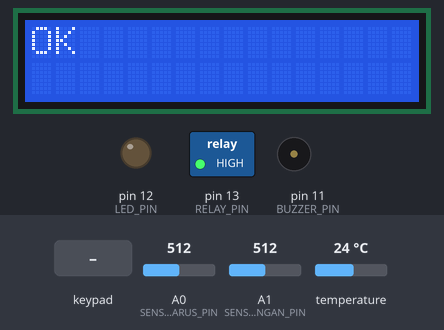
A sketch run on a simulated Arduino Uno, built with avr-gcc and run on an emulated ATmega328P. Parts: 16×2 character LCD, switched loads named in the sketch (green lamp = pin HIGH), output pins drawn as LEDs (lit = HIGH), buzzer (waves = sounding, pin HIGH). Dashed ring = blinking. Inputs (shaded band) come from the test bench; at power-on: temperature 24 °C, A0 (SENSOR_ARUS_PIN) = 512, A1 (SENSOR_TEGANGAN_PIN) = 512. What the sketch prints to the serial monitor is not drawn.

Above: at 4.4 s.
4.5 s: key 'B' pressed
At 5.6 s:
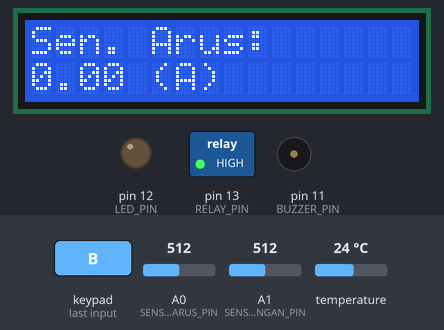
8.1 s: temperature set to 31.4 °C
11.7 s: temperature set to 32.4 °C
At 14.6 s:
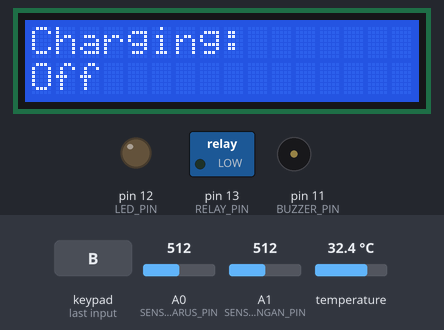
14.7 s: keypad keys 1 0 9 8 7 D pressed 0.786 s apart
At 17.4 s:
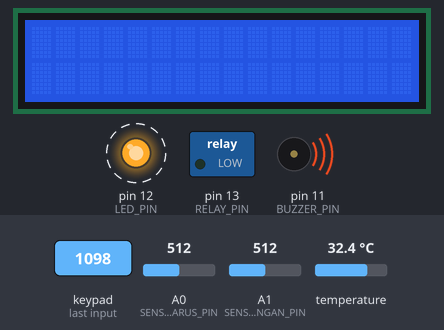
20.9 s: keypad keys 6 5 4 3 # pressed 0.786 s apart
At 23.5 s:
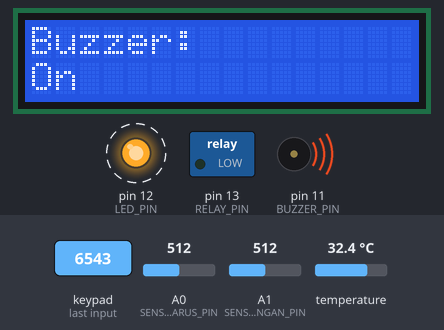
26.3 s: temperature set to 12 °C
At 28.4 s:
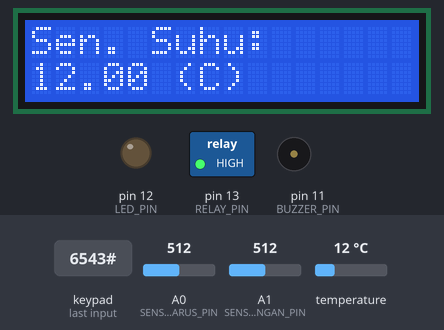
Timing chart, 0 to 29.9 s (numbered marks = the images above; inputs shaded):
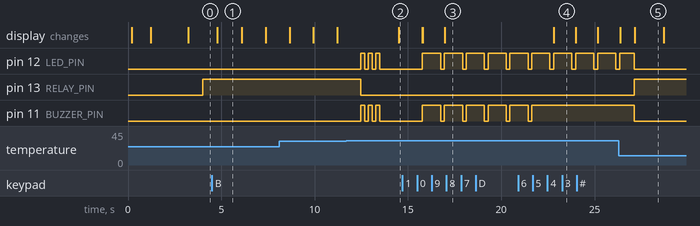

The sketch:

sketch_jun13a.ino
```cpp
#include "ACS712.h"
#include "OneWire.h"
#include "DallasTemperature.h"
#include "LiquidCrystal_I2C.h"
#include "Keypad.h"
#include <Wire.h>

//defenisi parameter batterai
#define TEGANGAN_MAX 13         //volt
#define ARUS_MAX 4               //Amphere
#define SUHU_MAX 32               //celcius

//definisi pin output
#define RELAY_PIN 13
#define LED_PIN 12
#define BUZZER_PIN 11

//definisi pin 2 sensor input
#define SENSOR_TEGANGAN_PIN A1
#define SENSOR_ARUS_PIN A0
#define SENSOR_SUHU_PIN 2

//definisi jumlah IO sensor
#define JML_OUTPIN 3
#define JML_INPIN 2

//definisikan parameter sensor tegangan
#define R1 30000
#define R2 7500
#define V_REFF 5.0

//definisi alamat LCD
#define alamatLCD 0x27

#define NOTHING 254

//setting KEYPAD
const byte ROWS = 4; //four rows
const byte COLS = 4; //four columns
//define the cymbols on the buttons of the keypads
char hexaKeys[ROWS][COLS] = {
  {'1', '2', '3', 'A'},
  {'4', '5', '6', 'B'},
  {'7', '8', '9', 'C'},
  {'*', '0', '#', 'D'}
};
byte rowPins[ROWS] = {10, 9, 8, 7}; //connect to the row pinouts of the keypad
byte colPins[COLS] = {6, 5, 4, 3}; //connect to the column pinouts of the keypad

//initialize an instance of class NewKeypad
Keypad kypad = Keypad( makeKeymap(hexaKeys), rowPins, colPins, ROWS, COLS);
char stateKeypad, customKey;

//setting sensor arus                                   //setting sensor arus
ACS712 sensorArus(ACS712_30A, SENSOR_ARUS_PIN);

//setting sensor suhu                                   //setting sensor suhu
OneWire suhuWire(SENSOR_SUHU_PIN);
DallasTemperature sensorSuhu(&suhuWire);

//setting LCD
LiquidCrystal_I2C lcd(alamatLCD, 16, 2);                     //setting LCD
byte switchTampil = 0;

//alaram state
byte alarmState = 0;
boolean alarmBuzzer = 0;

enum komponen_output {
  relay = 0,
  led,
  buzzer
};
enum komponen_input {
  tegangan = 0,
  arus,
  suhu
};
enum onoff {
  off = 0,
  on,
};

typedef struct
{
  byte pin[JML_OUTPIN];
  float data[JML_OUTPIN];
} inout;

inout output;
inout input;

void setup() {
  // put your setup code here, to run once:

  Serial.begin(9600);

  //INIT_PIN
  ioInit();

  pinMode(output.pin[relay], OUTPUT);
  pinMode(output.pin[led], OUTPUT);
  pinMode(output.pin[buzzer], OUTPUT);
  pinMode(input.pin[tegangan], INPUT);
  pinMode(input.pin[arus], INPUT);

  //kalibrasi sensor arus
  sensorArus.calibrate();


  //sensor suhu start
  sensorSuhu.begin();

  //LCD Start
  lcd.begin();
  // Turn on the blacklight and print a message.
  lcd.backlight();
  lcd.print("     POLTEK");
  lcd.setCursor(0, 1);
  lcd.print("   BALIKPAPAN");
  delay(1000);
  lcd.clear();
  lcd.print("     TEKNIK");
  lcd.setCursor(0, 1);
  lcd.print("MESIN-ALAT BERAT");
  delay(2000);
  lcd.clear();

  lcd.print("OK");

  output.data[relay] = on;
  output.data[led] = on;
  output.data[buzzer] = on;
}

void loop() {
  customKey = kypad.getKey();

  if (customKey) {
    Serial.println(customKey);
    if (customKey == 'D')
      alarmBuzzer = 1;
    else
      stateKeypad = customKey;
    lcd.clear();
  }

  if (stateKeypad == '1')
  {
    switchTampil = 0;
    tampilDataLCD();
  }
  else if (stateKeypad == '2' || stateKeypad == 'D')
  {
    switchTampil = 1;
    tampilDataLCD();
  }
  else if (stateKeypad == '3' || stateKeypad == 'D')
  {
    switchTampil = 2;
    tampilDataLCD();
  }
  else if (stateKeypad == 'A' || stateKeypad == 'D')
  {
    lcd.clear();
    tampilDataLCD();
    switchTampil++;
    if (switchTampil > 2)
      switchTampil = 0;
    delay(500);
  }
  else if (stateKeypad == '4' || stateKeypad == 'D')
  {
    switchTampil = 3;
    tampilDataLCD();
  }
  else if (stateKeypad == '5' || stateKeypad == 'D')
  {
    switchTampil = 4;
    tampilDataLCD();
  }
  else if (stateKeypad == '6' || stateKeypad == 'D')
  {
    switchTampil = 5;
    tampilDataLCD();
  }
  else if (stateKeypad == 'B' || stateKeypad == 'D')
  {
    lcd.clear();
    tampilDataLCD();
    switchTampil++;
    if (switchTampil > 5)
      switchTampil = 3;
    delay(500);
  }


  inRun();
  if (input.data[tegangan] > TEGANGAN_MAX)
    alarmState |= 0b00000001;
  else
    alarmState &= 0 << 0;
  if (input.data[arus] > ARUS_MAX)
    alarmState |= 0b00000010;
  else
    alarmState &= 0 << 1;
  if (input.data[suhu] > SUHU_MAX)
    alarmState |= 0b00000100;
  else
    alarmState &= 0 << 2;

  outRun();
  alarm();
  Serial.println(alarmState);
}

void tampilDataLCD()
{
  Serial.println("masuk");
  if (alarmState == 0 ||
      alarmState == NOTHING);
  //delay(1000);
  if (alarmState == 0b00000011 ||
      alarmState == 0b00000101 ||
      alarmState == 0b00000110 ||
      alarmState == 0b00000111 )
    delay(100);
  //lcd.clear();
  lcd.setCursor(0, 0);
  switch (switchTampil)
  {
    case 0:
      lcd.print("Sen. Arus: ");
      lcd.setCursor(0, 1);
      lcd.print(input.data[arus]);
      lcd.print(" (A)  ");
      break;
    case 1:
      lcd.print("Sen. Tegangan: ");
      lcd.setCursor(0, 1);
      lcd.print(input.data[tegangan]);
      lcd.print(" (V)  ");
      break;
    case 2:
      lcd.print("Sen. Suhu: ");
      lcd.setCursor(0, 1);
      lcd.print(input.data[suhu]);
      lcd.print(" (C) ");
      break;
    case 3:
      lcd.print("Charging: ");
      lcd.setCursor(0, 1);
      if (output.data[relay] == 1)
        lcd.print("On  ");
      else
        lcd.print("Off");
      break;
    case 4:
      lcd.print("Led: ");
      lcd.setCursor(0, 1);
      if (alarmState > 0)
        lcd.print("On  ");
      else
        lcd.print("Off");
      break;
    case 5:
      lcd.print("Buzzer: ");
      lcd.setCursor(0, 1);
      if (alarmState > 0)
        lcd.print("On  ");
      else
        lcd.print("Off");
      break;
  }
}

void tampilDataLaptop()
{
  Serial.println("**********************");
  Serial.print("Sensor Arus: ");
  Serial.println(input.data[arus]);
  Serial.print("Sensor Tegangan: ");
  Serial.println(input.data[tegangan]);
  Serial.print("Sensor Suhu: ");
  Serial.println(input.data[suhu]);
  Serial.print("Relay Status: ");
  Serial.println(output.data[relay]);
  Serial.print("Led Status: ");
  Serial.println(output.data[led]);
  Serial.print("Buzzer Status: ");
  Serial.println(output.data[buzzer]);
  Serial.println("**********************");
}

void outRun()
{
  for (byte a = 0; a <= JML_OUTPIN; a++)
  {
    if ((alarmState > 0) && (a == buzzer) && (alarmBuzzer == 1));
    else
      digitalWrite(output.pin[a], output.data[a]);
  }
}

void ioInit()
{
  output.pin[relay] = RELAY_PIN;
  output.pin[led] = LED_PIN;
  output.pin[buzzer] = BUZZER_PIN;
  input.pin[tegangan] = SENSOR_TEGANGAN_PIN;
  input.pin[arus] = SENSOR_ARUS_PIN;
}

void outTest()
{
  output.data[relay] = on;
  output.data[led] = on;
  output.data[buzzer] = on;
  outRun();
  tampilDataLaptop();
  delay(1000);
  output.data[relay] = off;
  output.data[led] = off;
  output.data[buzzer] = off;
  outRun();
  tampilDataLaptop();
  delay(1000);
}

void inRun()
{
  float temp;
  //baca data sensor arus
  input.data[arus] = sensorArus.getCurrentDC();

  //baca data sensor tegangan
  temp = analogRead(input.pin[tegangan]);
  temp = ((temp * 25.0) / 1024.0);
  input.data[tegangan] = temp;

  //baca data sensor suhu
  sensorSuhu.requestTemperatures();
  input.data[suhu] = sensorSuhu.getTempCByIndex(0);
}


/*
  Frame Alarm
  0b | 0 | 0 | 0 |   0    |    0    |   0
                    suhu  |  arus   | tegangan
*/
void alarm()  //
{
  if (alarmState == 0b00000001)            //tegangan
  {
    Serial.println("masuk tegangan");
    output.data[relay] = off;
    output.data[led] = on;
    output.data[buzzer] = on;
    outRun();
    customKey = kypad.getKey();
    if (customKey)
    {
      Serial.println(customKey);
      if (customKey == 'D')
        alarmBuzzer = 1;
      else
        stateKeypad = customKey;
      lcd.clear();
      goto out;
    }
    delay(200);
    output.data[led] = off;
    output.data[buzzer] = off;
    outRun();
    customKey = kypad.getKey();
    if (customKey)
    {
      Serial.println(customKey);
      if (customKey == 'D')
        alarmBuzzer = 1;
      else
        stateKeypad = customKey;
      lcd.clear();
      goto out;
    }
    delay(1000);
  }
  else if (alarmState == 0b00000010)
  {
    output.data[relay] = off;
    output.data[led] = on;
    output.data[buzzer] = on;
    outRun();
    customKey = kypad.getKey();
    if (customKey)
    {
      Serial.println(customKey);
      if (customKey == 'D')
        alarmBuzzer = 1;
      else
        stateKeypad = customKey;
      lcd.clear();
      goto out;
    }
    delay(200);
    output.data[led] = off;
    output.data[buzzer] = off;
    outRun();
    customKey = kypad.getKey();
    if (customKey)
    {
      Serial.println(customKey);
      if (customKey == 'D')
        alarmBuzzer = 1;
      else
        stateKeypad = customKey;
      lcd.clear();
      goto out;
    }
    delay(200);
    output.data[relay] = off;
    output.data[led] = on;
    output.data[buzzer] = on;
    outRun();
    customKey = kypad.getKey();
    if (customKey)
    {
      Serial.println(customKey);
      if (customKey == 'D')
        alarmBuzzer = 1;
      else
        stateKeypad = customKey;
      lcd.clear();
      goto out;
    }
    delay(200);
    output.data[led] = off;
    output.data[buzzer] = off;
    outRun();
    customKey = kypad.getKey();
    if (customKey)
    {
      Serial.println(customKey);
      if (customKey == 'D')
        alarmBuzzer = 1;
      else
        stateKeypad = customKey;
      lcd.clear();
      goto out;
    }
    delay(1000);
  }
  else if (alarmState == 0b00000100)
  {
    output.data[relay] = off;
    output.data[led] = on;
    output.data[buzzer] = on;
    outRun();
    customKey = kypad.getKey();
    if (customKey)
    {
      Serial.println(customKey);
      if (customKey == 'D')
        alarmBuzzer = 1;
      else
        stateKeypad = customKey;
      lcd.clear();
      goto out;
    }
    delay(200);
    output.data[led] = off;
    output.data[buzzer] = off;
    outRun();
    customKey = kypad.getKey();
    if (customKey)
    {
      Serial.println(customKey);
      if (customKey == 'D')
        alarmBuzzer = 1;
      else
        stateKeypad = customKey;
      lcd.clear();
      goto out;
    }
    delay(200);
    output.data[led] = on;
    output.data[buzzer] = on;
    outRun();
    customKey = kypad.getKey();
    if (customKey)
    {
      Serial.println(customKey);
      if (customKey == 'D')
        alarmBuzzer = 1;
      else
        stateKeypad = customKey;
      lcd.clear();
      goto out;
    }
    delay(200);
    output.data[led] = off;
    output.data[buzzer] = off;
    outRun();
    customKey = kypad.getKey();
    if (customKey)
      goto out;
    delay(200);
    output.data[led] = on;
    output.data[buzzer] = on;
    outRun();
    customKey = kypad.getKey();
    if (customKey)
    {
      Serial.println(customKey);
      if (customKey == 'D')
        alarmBuzzer = 1;
      else
        stateKeypad = customKey;
      lcd.clear();
      goto out;
    }
    delay(200);
    output.data[led] = off;
    output.data[buzzer] = off;
    outRun();
    customKey = kypad.getKey();
    if (customKey)
    {
      Serial.println(customKey);
      if (customKey == 'D')
        alarmBuzzer = 1;
      else
        stateKeypad = customKey;
      lcd.clear();
      goto out;
    }
    delay(1000);
  }
  else if (alarmState == 0b00000011 ||
           alarmState == 0b00000101 ||
           alarmState == 0b00000110 ||
           alarmState == 0b00000111 )
  {
    output.data[relay] = off;
    output.data[led] = on;
    output.data[buzzer] = on;
    outRun();
    customKey = kypad.getKey();
    if (customKey)
    {
      Serial.println(customKey);
      if (customKey == 'D')
        alarmBuzzer = 1;
      else
        stateKeypad = customKey;
      lcd.clear();
      goto out;
    }
    delay(100);
    output.data[led] = off;
    output.data[buzzer] = off;
    outRun();
    customKey = kypad.getKey();
    if (customKey)
    {
      Serial.println(customKey);
      if (customKey == 'D')
        alarmBuzzer = 1;
      else
        stateKeypad = customKey;
      lcd.clear();
      goto out;
    }
    delay(100);
  }
  else
  {
    output.data[led] = off;
    output.data[relay] = on;
    output.data[buzzer] = off;
    outRun();
  }
out:
  output.data[relay] = output.data[relay];
}
```

ACS712.cpp
```cpp
#include "ACS712.h"

ACS712::ACS712(ACS712_type type, uint8_t _pin) {
	switch (type) {
		case ACS712_05B:
			sensitivity = 0.185;
			break;
		case ACS712_20A:
			sensitivity = 0.100;
			break;
		case ACS712_30A:
			sensitivity = 0.066;
			break;
		default:
			sensitivity = 0.066;
			break;
	}
	pin = _pin;
}

int ACS712::calibrate() {
	int _zero = 0;
	for (int i = 0; i < 10; i++) {
		_zero += analogRead(pin);
		delay(10);
	}
	_zero /= 10;
	zero = _zero;
	return _zero;
}

void ACS712::setZeroPoint(int _zero) {
	zero = _zero;
}

void ACS712::setSensitivity(float sens) {
	sensitivity = sens;
}

float ACS712::getCurrentDC() {
	float I = (zero - analogRead(pin)) / ADC_SCALE * VREF / sensitivity;
	return I;
}

float ACS712::getCurrentAC() {
	return getCurrentAC(DEFAULT_FREQUENCY);
}

float ACS712::getCurrentAC(uint16_t frequency) {
	uint32_t period = 1000000 / frequency;
	uint32_t t_start = micros();

	uint32_t Isum = 0, measurements_count = 0;
	int32_t Inow;

	while (micros() - t_start < period) {
		Inow = zero - analogRead(pin);
		Isum += Inow*Inow;
		measurements_count++;
	}

	float Irms = sqrt(Isum / measurements_count) / ADC_SCALE * VREF / sensitivity;
	return Irms;
}
```

ACS712.h
```cpp
#ifndef ACS712_h
#define ACS712_h

#include <Arduino.h>

#define ADC_SCALE 1023.0
#define VREF 5.0
#define DEFAULT_FREQUENCY 50

enum ACS712_type {ACS712_05B, ACS712_20A, ACS712_30A};

class ACS712 {
public:
	ACS712(ACS712_type type, uint8_t _pin);
	int calibrate();
	void setZeroPoint(int _zero);
	void setSensitivity(float sens);
	float getCurrentDC();
	float getCurrentAC();
	float getCurrentAC(uint16_t frequency);

private:
	float zero = 512.0;
	float sensitivity;
	uint8_t pin;
};

#endif
```

Key.cpp
```cpp
// (licence header left out)
#include "Key.h"


// default constructor
Key::Key() {
	kchar = NO_KEY;
	kstate = IDLE;
	stateChanged = false;
}

// constructor
Key::Key(char userKeyChar) {
	kchar = userKeyChar;
	kcode = -1;
	kstate = IDLE;
	stateChanged = false;
}


void Key::key_update (char userKeyChar, KeyState userState, boolean userStatus) {
	kchar = userKeyChar;
	kstate = userState;
	stateChanged = userStatus;
}


/*
|| @changelog
|| | 1.0 2012-06-04 - Mark Stanley : Initial Release
|| #
*/
```

Key.h
```cpp
// (licence header left out)
#ifndef Keypadlib_KEY_H_
#define Keypadlib_KEY_H_

#include <Arduino.h>

#define OPEN LOW
#define CLOSED HIGH

typedef unsigned int uint;
typedef enum{ IDLE, PRESSED, HOLD, RELEASED } KeyState;

const char NO_KEY = '\0';

class Key {
public:
	// members
	char kchar;
	int kcode;
	KeyState kstate;
	boolean stateChanged;

	// methods
	Key();
	Key(char userKeyChar);
	void key_update(char userKeyChar, KeyState userState, boolean userStatus);

private:

};

#endif

/*
|| @changelog
|| | 1.0 2012-06-04 - Mark Stanley : Initial Release
|| #
*/
```

Measured:
- the behaviour switches between 32 and 32.1 °C on temperature (found by bisection; images 1 and 2)
- after the input at 4.5 s, the display: changes after 0.30 s (image 1)
- after the input at 11.7 s, pin 12 (LED_PIN), pin 11 (BUZZER_PIN): alternates HIGH for 0.20 s and LOW for 0.20 s, 6 changes in all, then stays LOW, starting after 0.78 s; pin 13 (RELAY_PIN): HIGH → LOW after 0.78 s; the display: changes after 2.8 s (image 2)
- after the input at 14.7 s, the display: changes after 1.1 s (image 3)
- after the input at 20.9 s, the display: changes after 1.9 s (image 4)
- after the input at 26.3 s, pin 13 (RELAY_PIN): LOW → HIGH after 0.84 s; pin 11 (BUZZER_PIN): HIGH → LOW after 0.84 s
- what the display in image 1 shows lasts 1.3 s, from 4.8 s to 6.1 s
